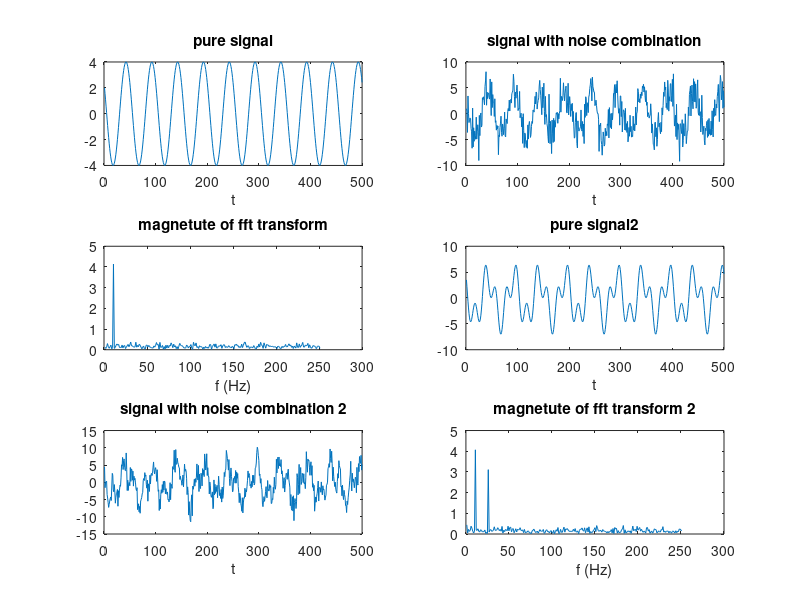

MATLAB code to generate this figure:
clc
clear All
close all


%#######################################################################
%       @@   written by mehran tamjidi     stu number : 9665506   @@
%                      email:mehrant.0611@gmail.com
%
%
%                 part A plotting the fft mag and phase
%                 and analizing the sideloop and mainloop
%                 tamrine seri dovome dsp   savale aval
%                
%#######################################################################

fs=1000 ; %sampling frequency
T=1/1000; %sampling period
L=500;    %signal lenght
n=T*(0:L-1);
c = 4*cos(2*pi*20*n+pi/3);
subplot(3,2,1);plot(c);title('pure signal');xlabel('t');

%plot(c);
delta=2;
gaussian_noise=delta*randn(1,500);
%plot(gaussian_noise);
S=c+ gaussian_noise;
%plot(S);
subplot(3,2,2);plot(S);title('signal with noise combination');xlabel('t');
Y=fft(S);
P2 = abs(Y/L);
P1 =  2*P2(1:L/2+1);

img_part=imag(P1);    %real part equation
real_part=real(P1);
%subplot(2,2,1);plot(img_part);
%subplot(2,2,2);plot(real_part);
mag=sqrt((img_part.^2)+real_part.^2);
%subplot(2,2,2);plot(teta);title('angle');xlabel('f (Hz)');
subplot(3,2,3);plot(mag);title('magnetute of fft transform');xlabel('f (Hz)');


%bakhshe dovome saval baresi hade tafkik ba dota sinosi
%-------------------------------------------------------------------------------------------


fs1=1000 ; %sampling frequency signale dovom
T2 = 1/400; %sampling period signale dovom
L=500;    %signal lenght signale dovom
n2=T2*(0:L-1);
c = 4*cos(2*pi*20*n+pi/3);
cc = 3*cos(2*pi*20*n2+pi/3);
ctotal = c + cc;
subplot(3,2,4);plot(ctotal);title('pure signal2');xlabel('t');

%plot;
delta=2;
gaussian_noise=delta*randn(1,500);
%plot(gaussian_noise);
S2=ctotal + gaussian_noise;
%plot(S);
subplot(3,2,5);plot(S2);title('signal with noise combination 2');xlabel('t');
Y=fft(S2);
P2 = abs(Y/L);
P1 =  2*P2(1:L/2+1);

img_part=imag(P1);    %real part equation
real_part=real(P1);
%subplot(2,2,1);plot(img_part);
%subplot(2,2,2);plot(real_part);
mag=sqrt((img_part.^2)+real_part.^2);
%subplot(2,2,2);plot(teta);title('angle');xlabel('f (Hz)');
subplot(3,2,6);plot(mag);title('magnetute of fft transform 2');xlabel('f (Hz)');




%end of the first part of assignment     
%-------------------------------------------------------------------------------------



















